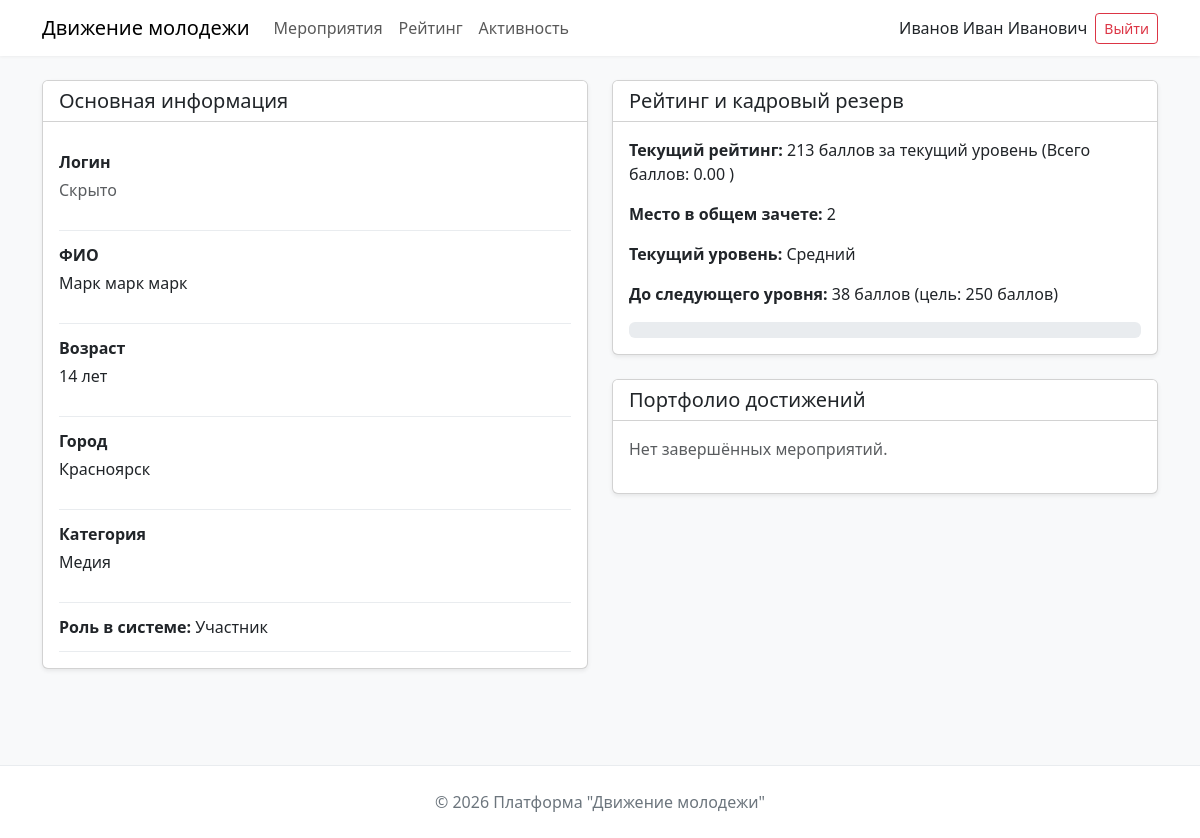
/profile?id=5 (signed in), run on the app's committed database.
### tables this page shows
CREATE TABLE `users` (
  `user_ID` int NOT NULL,
  `user_Login` varchar(100) NOT NULL,
  `user_Password` varchar(256) NOT NULL,
  `user_Role` tinyint NOT NULL DEFAULT '1',
  `user_datetimecreated` datetime NOT NULL DEFAULT CURRENT_TIMESTAMP
);

CREATE TABLE `category` (
  `category_ID` int NOT NULL,
  `category_Type` varchar(64) NOT NULL
);

CREATE TABLE `participant_levelsrate` (
  `participant_UserID` int NOT NULL,
  `participant_Level` int NOT NULL DEFAULT '1',
  `participant_TotalScore` int NOT NULL DEFAULT '0',
  `participant_missingScore` int NOT NULL
);

CREATE TABLE `levelsrezerv` (
  `lvl_ID` int NOT NULL,
  `lvl_Name` varchar(64) NOT NULL,
  `lvl_TargetScore` int NOT NULL
);

### src/controllers/routers.php (called while the page is built, shortened)
<?php
Router::action();

### index.php (called while the page is built, shortened)
<?php
require_once 'src/config/connect.php';
require_once 'src/modules/user.php';
require_once 'src/controllers/router.php';
require_once 'src/controllers/routers.php';

### src/modules/user.php (called while the page is built, shortened)
<?php
class User
{
    public static function getProfile($userId)
    {
        $stmt = database::$pdo->prepare("
        SELECT u.user_ID, u.user_Login, u.user_Role,
               CASE
                   WHEN u.user_Role = 1 THEN pp.participant_FullName
                   WHEN u.user_Role = 3 THEN op.organizer_fullname
                   WHEN u.user_Role = 2 THEN sp.spec_FullName
               END as fullname,
               CASE
                   WHEN u.user_Role = 1 THEN pp.participant_Age
                   WHEN u.user_Role = 3 THEN NULL
                   WHEN u.user_Role = 2 THEN NULL
               END as age,
               CASE
                   WHEN u.user_Role = 1 THEN pp.participant_City
                   WHEN u.user_Role = 3 THEN NULL
                   WHEN u.user_Role = 2 THEN NULL
               END as city,
               CASE
                   WHEN u.user_Role = 1 THEN pp.participant_category
                   WHEN u.user_Role = 3 THEN NULL
                   WHEN u.user_Role = 2 THEN NULL
               END as category_id,
               cat.category_Type as category_name,
               op.organizer_subrole,
               sp.spec_HRDepartament
        FROM users u
        LEFT JOIN participant_profiles pp ON u.user_ID = pp.participant_UserID AND u.user_Role = 1
        LEFT JOIN organizer_profiles op ON u.user_ID = op.organizer_ID AND u.user_Role = 3
        LEFT JOIN spectator_profiles sp ON u.user_ID = sp.spec_ID AND u.user_Role = 2
        LEFT JOIN category cat ON pp.participant_category = cat.category_ID
        WHERE u.user_ID = ?
    ");
        $stmt->execute([$userId]);
        $result = $stmt->fetch(PDO::FETCH_ASSOC);
        return $result;
    }
    public static function getParticipantRank($participantId)
    {
        $stmt = database::$pdo->prepare("
        SELECT COALESCE(SUM(e.event_Points * c.coef_Value), 0)
        FROM event_participation ep
        JOIN events e ON ep.event_ID = e.event_ID
        JOIN coef c ON e.event_Coef = c.coef_ID
        WHERE ep.participant_ID = ? AND ep.status_ID = 1
    ");
        $stmt->execute([$participantId]);
        $totalScore = $stmt->fetchColumn();
        $stmt = database::$pdo->prepare("
        SELECT COUNT(*) + 1 FROM (
            SELECT SUM(e.event_Points * c.coef_Value) as total
            FROM event_participation ep
            JOIN events e ON ep.event_ID = e.event_ID
            JOIN coef c ON e.event_Coef = c.coef_ID
            WHERE ep.status_ID = 1
            GROUP BY ep.participant_ID
            HAVING total > ?
        ) as t
    ");
        $stmt->execute([$totalScore]);
        $rank = $stmt->fetchColumn() ?: 1;
        return ['score' => $totalScore, 'rank' => $rank];
    }
    public static function getNextLevelProgress($participantId)
    {
        $stmt = database::$pdo->prepare("
            SELECT pl.participant_Level, pl.participant_TotalScore, pl.participant_missingScore,
                   l.lvl_Name, l.lvl_TargetScore
            FROM participant_levelsrate pl
            JOIN levelsrezerv l ON pl.participant_Level = l.lvl_ID
            WHERE pl.participant_UserID = ?
        ");
        $stmt->execute([$participantId]);
        return $stmt->fetch();
    }
}

### src/views/pages/profile.php (the view, shortened to what this page needs)
<?php
$profileId = isset($_GET['id']) ? (int)$_GET['id'] : $_SESSION['user_id'];
$currentUserId = $_SESSION['user_id'];
$currentUserRole = $_SESSION['user_role'];
$profile = User::getProfile($profileId);
$canEdit = ($currentUserId == $profileId || $currentUserRole == 3);
$categories = User::getAllCategories();
$participantPortfolio = null;
$participantRank = null;
$nextLevelProgress = null;
if ($profile['user_Role'] == 3) {
    $organizerStats = User::getOrganizerStats($profileId);
    $organizerEvents = User::getOrganizerEvents($profileId);
} elseif ($profile['user_Role'] == 1) {
    $participantPortfolio = User::getParticipantPortfolio($profileId);
    $participantRank = User::getParticipantRank($profileId);
    $nextLevelProgress = User::getNextLevelProgress($profileId);
}
?>
<!DOCTYPE html>
<html lang="ru">
<head>
    <link href="https://cdn.jsdelivr.net/npm/bootstrap@5.3.0-alpha1/dist/css/bootstrap.min.css" rel="stylesheet">
    <link href="/assets/css/home.css" rel="stylesheet">
</head>
<body>
    <nav class="navbar navbar-expand-lg navbar-light">
        <div class="container">
            <a class="navbar-brand" href="/">Движение молодежи</a>
            <div class="collapse navbar-collapse">
                <ul class="navbar-nav me-auto mb-2 mb-lg-0">
                    <li class="nav-item"><a class="nav-link" href="/events">Мероприятия</a></li>
                    <li class="nav-item"><a class="nav-link" href="/rating">Рейтинг</a></li>
                    <li class="nav-item"><a class="nav-link" href="/activity">Активность</a></li>
                </ul>
                <?php if (isset($_SESSION['user_id'])): ?>
                    <div class="d-flex align-items-center">
                        <a href="/profile" class="text-dark text-decoration-none me-2">
                            <?= htmlspecialchars($_SESSION['user_fullname'] ?? $_SESSION['user_login']) ?>
                        </a>
                        <form method="POST" action="/logout">
                            <button class="btn btn-outline-danger btn-sm">Выйти</button>
                        </form>
                    </div>
                <?php else: ?>
                    <a href="/auth" class="btn btn-outline-secondary btn-sm">Войти</a>
                <?php endif; ?>
            </div>
        </div>
    </nav>
    <main class="container py-4">
        <div class="row">
            <div class="col-lg-6">
                <div class="card shadow-sm mb-4">
                    <div class="card-header bg-white">
                        <h2 class="h5 mb-0">Основная информация</h2>
                    </div>
                    <div class="card-body">
                        <form method="POST" id="profile-form">
                            <div class="profile-field">
                                <label class="fw-bold">Логин</label>
                                <?php if ($currentUserRole == 3 || $_SESSION['user_id'] == $profileId): ?>
                                    <?php if ($canEdit): ?>
                                        <input type="text" name="login" class="form-control mt-1" value="<?= htmlspecialchars($profile['user_Login']) ?>" required>
                                    <?php else: ?>
                                        <p class="mt-1"><?= htmlspecialchars($profile['user_Login']) ?></p>
                                    <?php endif; ?>
                                <?php else: ?>
                                    <p class="mt-1 text-muted">Скрыто</p>
                                <?php endif; ?>
                            </div>
                            <div class="profile-field">
                                <label class="fw-bold">ФИО</label>
                                <?php if ($canEdit): ?>
                                    <input type="text" name="fullname" class="form-control mt-1" value="<?= htmlspecialchars($profile['fullname']) ?>" required>
                                <?php else: ?>
                                    <p class="mt-1"><?= htmlspecialchars($profile['fullname']) ?></p>
                                <?php endif; ?>
                            </div>
                            <?php if ($profile['user_Role'] == 1): ?>
                                <div class="profile-field">
                                    <label class="fw-bold">Возраст</label>
                                    <?php if ($canEdit): ?>
                                        <input type="number" name="age" class="form-control mt-1" value="<?= $profile['age'] ?>" min="14" max="100" required>
                                    <?php else: ?>
                                        <p class="mt-1"><?= $profile['age'] ?> лет</p>
                                    <?php endif; ?>
                                </div>
                                <div class="profile-field">
                                    <label class="fw-bold">Город</label>
                                    <?php if ($canEdit): ?>
                                        <input type="text" name="city" class="form-control mt-1" value="<?= htmlspecialchars($profile['city']) ?>" required>
                                    <?php else: ?>
                                        <p class="mt-1"><?= htmlspecialchars($profile['city']) ?></p>
                                    <?php endif; ?>
                                </div>
                                <div class="profile-field">
                                    <label class="fw-bold">Категория</label>
                                    <?php if ($canEdit): ?>
                                        <select name="category_id" class="form-select mt-1" required>
                                            <?php foreach ($categories as $cat): ?>
                                                <option value="<?= $cat['category_ID'] ?>" <?= $cat['category_ID'] == $profile['category_id'] ? 'selected' : '' ?>>
                                                    <?= htmlspecialchars($cat['category_Type']) ?>
                                                </option>
                                            <?php endforeach; ?>
                                        </select>
                                    <?php else: ?>
                                        <p class="mt-1"><?= htmlspecialchars($profile['category_name']) ?></p>
                                    <?php endif; ?>
                                </div>
                            <?php endif; ?>
                            <div class="profile-field">
                                <label class="fw-bold">Роль в системе: </label>
                                <span class="mt-1">
                                    <?php
                                    $roleName = match ((int)$profile['user_Role']) {
                                        1 => 'Участник',
                                        2 => 'Наблюдатель',
                                        3 => 'Организатор',
                                        default => 'Неизвестно'
                                    };
                                    echo $roleName;
                                    ?>
                                </span>
                            </div>
                        </form>
                    </div>
                </div>
            </div>
            <div class="col-lg-6">
                <?php if ($profile['user_Role'] == 1): ?>
                    <div class="card shadow-sm mb-4">
                        <div class="card-header bg-white">
                            <h2 class="h5 mb-0">Рейтинг и кадровый резерв</h2>
                        </div>
                        <div class="card-body">
                            <p><strong>Текущий рейтинг:</strong> <?= $nextLevelProgress['participant_TotalScore'] ?> баллов за текущий уровень (Всего баллов: <?= $participantRank['score'] ?> )</p>
                            <p><strong>Место в общем зачете:</strong> <?= $participantRank['rank'] ?></p>
                            <?php if ($nextLevelProgress): ?>
                                <p><strong>Текущий уровень:</strong> <?= htmlspecialchars($nextLevelProgress['lvl_Name']) ?></p>
                                <?php
                                $maxLevelId = database::$pdo->query("SELECT MAX(lvl_ID) FROM levelsrezerv")->fetchColumn();
                                if ($nextLevelProgress['participant_missingScore'] == 0 && $nextLevelProgress['participant_Level'] == $maxLevelId) {
                                    echo '<p><strong>Максимальный уровень достигнут</strong> (' . $participantRank['score'] . ' / ' . $nextLevelProgress['lvl_TargetScore'] . ' баллов)</p>';
                                } else {
                                    echo '<p><strong>До следующего уровня:</strong> ' . max(0, $nextLevelProgress['participant_missingScore']) . ' баллов (цель: ' . $nextLevelProgress['lvl_TargetScore'] . ' баллов)</p>';
                                }
                                ?>
                                <div class="progress">
                                </div>
                            <?php else: ?>
                                <p class="text-muted">Нет данных об уровнях кадрового резерва.</p>
                        </div>
                    </div>
                <?php endif; ?>
            </div>
        </div>
        <div class="card shadow-sm">
            <div class="card-header bg-white">
                <h2 class="h5 mb-0">Портфолио достижений</h2>
            </div>
            <div class="card-body p-0">
                <?php if (empty($participantPortfolio)): ?>
                    <p class="text-muted p-3">Нет завершённых мероприятий.</p>
                <?php endif; ?>
            </div>
        </div>
    <?php endif; ?>
    </div>
    </div>
    </main>
    <footer>
        <div class="container">
            <p class="mb-0">© 2026 Платформа "Движение молодежи"</p>
        </div>
    </footer>
</body>
</html>

### src/controllers/router.php (shortened to what this page needs)
<?php
class Router
{
    public static $getRoutes = [];
    public static function getMethods($URI, $namepage)
    {
        self::$getRoutes[] = [
            "uri" => $URI,
            "namepage" => $namepage
        ];
    }
    public static function action()
    {
        $routing = $_GET['routing'] ?? "";
        $requestUri = "/" . $routing;
        foreach (self::$getRoutes as $route) {
            if ($route['uri'] === $requestUri) {
                $viewFile = "src/views/pages/" . $route['namepage'] . ".php";
                include $viewFile;
                return;
            }
        }
        die("404 - Страница не найдена");
    }
}

### assets/css/home.css (style rules this page uses)
body { background-color: #f8f9fa; font-family: system-ui, -apple-system, 'Segoe UI', Roboto, sans-serif; }
.navbar { background-color: #fff; box-shadow: 0 1px 3px rgba(0,0,0,0.05); }
footer { background-color: #fff; border-top: 1px solid #e9ecef; margin-top: 3rem; padding: 1.5rem 0; text-align: center; color: #6c757d; }
a { text-decoration: none; }

### src/views/pages/profile.php (style rules this page uses)
.profile-field { border-bottom: 1px solid #e9ecef; padding: 12px 0; }

### data on the page
users: category.category_Type "Медия", user_Role "Участник"
participant_levelsrate: participant_TotalScore "213", participant_Level.lvl_Name "Средний", participant_missingScore "38", participant_Level.lvl_TargetScore "250"

### other printed values
$profile['fullname'] "Марк марк марк"
$profile['age'] "14"
$profile['city'] "Красноярск"
$participantRank['score'] "0.00"
$participantRank['rank'] "2"
